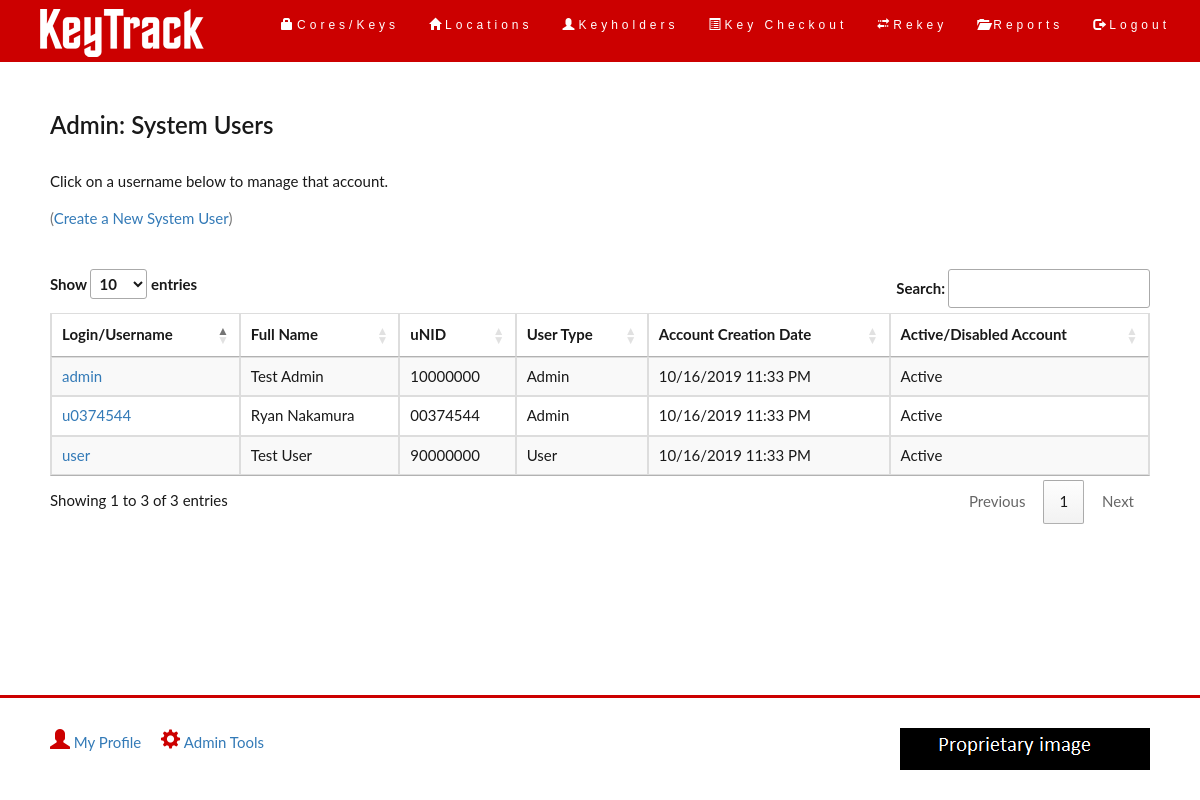
Screenshot of /admin_retrieveusers.php (signed in) with the database file from the repository.
### tables this page shows
create table ktuser (
	user_id int unsigned not null auto_increment primary key,
	user_name varchar(16) unique,
	user_pass varchar(128),
	user_fname varchar(32),
	user_lname varchar(32),
	user_email varchar(128),
	user_phone varchar(20),
	user_unid char(8),
	user_type varchar(32) not null default 'User',
	user_insertdt datetime default CURRENT_TIMESTAMP,
	user_is_act tinyint default 1
)
ENGINE InnoDB;

### common/functions.php (called while the page is built, shortened)
<?php
	function timeDisplay($timefromdb){
		$time = strtotime($timefromdb);
		$myFormatForView = date("m/d/Y g:i A", $time);
		return $myFormatForView;
	}
	function selectAllUsers($conn){
		$users = array();
		$query = "SELECT * FROM ktuser";
		$result = mysqli_query($conn, $query);
		$rows = $result->num_rows;
		for($j=0; $j<$rows; $j++){
			while($row = $result->fetch_array(MYSQLI_ASSOC)){
				array_push($users, $row);
			}
		}
		return $users;
	}
?>

### admin_retrieveusers.php (the view, shortened to what this page needs)
<?php
require_once "./common/login.php";
require_once "./common/functions.php";
$conn = new mysqli($hn, $un, $pw, $db);
$users = selectAllUsers($conn);
require_once "./common/header.php";
?>
<div class="container-fluid">
	<div class="row">
		<div class="col-sm-12">
			<h2>Admin: System Users</h2>
			<p>Click on a username below to manage that account.</p>
		</div>
	</div>
	<p class="text-left text-muted">(<a href="admin_adduser.php">Create a New System User</a>)</p><br>
	<div class="row">
		<div class="col-sm-12">
		<table id="usertable" class="table table-striped table-bordered">
			<thead>
				<tr>
					<th scope="col">Login/Username</th>
					<th scope="col">Full Name</th>
					<th scope="col">uNID</th>
					<th scope="col">User Type</th>
					<th scope="col">Account Creation Date</th>
					<th scope="col">Active/Disabled Account</th>
				</tr>
			</thead>
			<tbody>
		<?php foreach($users as $row){ ?>
				<tr>
					<td>
						<a href="admin_viewuser.php?id=<?php echo $row['user_id']; ?>"><?php echo $row['user_name']; ?></a>
					</td>
					<td>
						<?php echo $row['user_fname'].' '.$row['user_lname']; ?>
					</td>
					<td>
						<?php echo $row['user_unid']; ?>
					</td>
					<td>
						<?php echo $row['user_type']; ?>
					</td>
					<td>
						<?php echo timeDisplay($row['user_insertdt']); ?>
					</td>
					<td>
						<?php if($row['user_is_act'] == 1){
							echo "Active";
						}else{
							echo "Disabled";
						}
						?>
					</td>
				</tr>
		<?php } ?>
			</tbody>
		</table>
		</div>
	</div>
</div>
<?php
	require_once "./common/footer.php";
?>

### css/styles.css (style rules this page uses)
body { font: 400 15px Lato, sans-serif; line-height: 1.8; color: #191919; }
h2 { font-size: 24px; color: #191919; font-weight: 600; margin-bottom: 30px; }
.container-fluid { padding: 30px 50px; }
html, body { height: 100%; margin: 0; }

### rows the page displays
ktuser: user_name "u0374544", user_fname "Ryan", user_lname "Nakamura", user_unid "00374544", user_type "Admin", user_insertdt "10/16/2019 11:33 PM", user_is_act "Active"
ktuser: user_name "admin", user_fname "Test", user_lname "Admin", user_unid "10000000", user_type "Admin", user_insertdt "10/16/2019 11:33 PM", user_is_act "Active"
ktuser: user_name "user", user_fname "Test", user_lname "User", user_unid "90000000", user_type "User", user_insertdt "10/16/2019 11:33 PM", user_is_act "Active"
